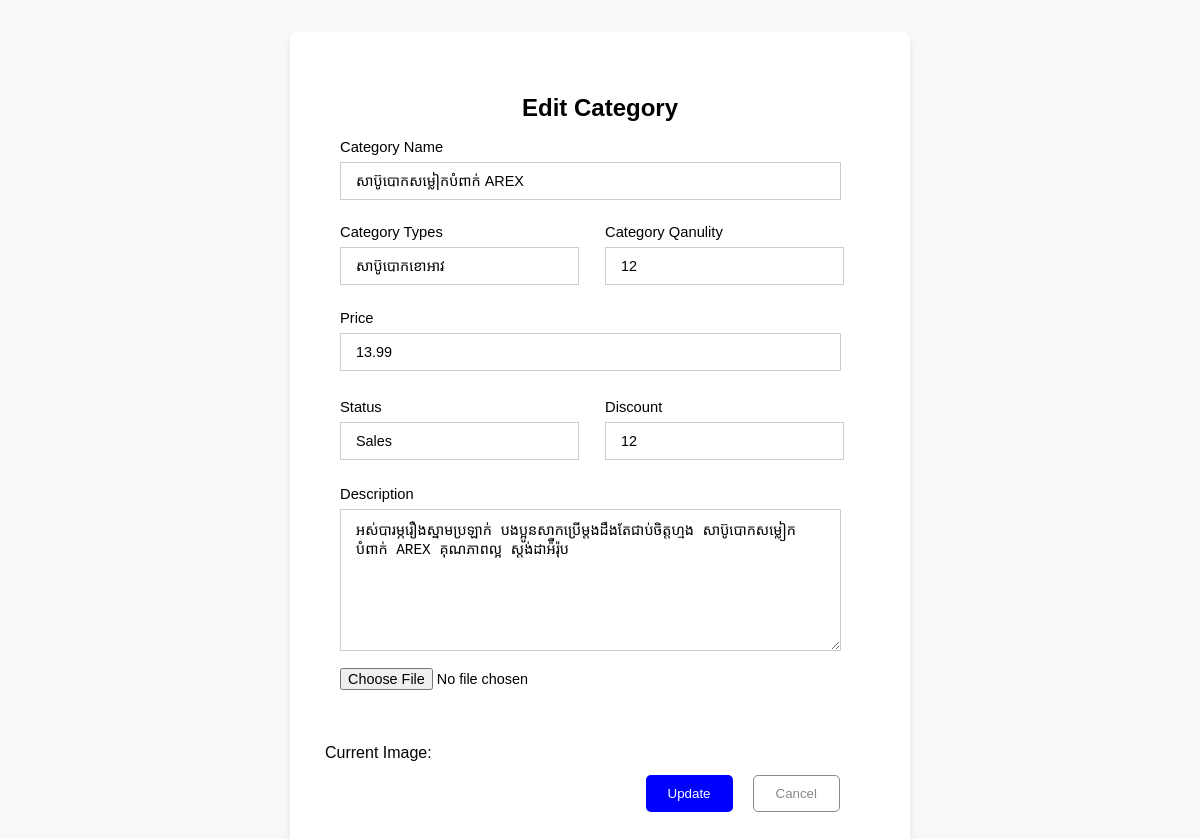
The page /edit_product.php?id=25 on the database its author committed.
### tables this page shows
CREATE TABLE `products` (
  `id` int(11) NOT NULL,
  `name` varchar(255) NOT NULL,
  `price` decimal(10,2) NOT NULL,
  `types` varchar(40) NOT NULL,
  `qaunlity` int(40) NOT NULL,
  `description` varchar(210) NOT NULL,
  `discount` int(20) NOT NULL,
  `status` varchar(255) DEFAULT NULL,
  `image` varchar(255) DEFAULT NULL,
  `created_at` timestamp NOT NULL DEFAULT current_timestamp()
);

### edit_product.php (the view, shortened to what this page needs)
<?php
    $conn = new mysqli("localhost", "root", "", "store_db");
    $id = isset($_GET['id']) ? intval($_GET['id']) : 0;
    $result = $conn->query("SELECT * FROM products WHERE id=$id");
    $products = $result->fetch_assoc();
?>
<!DOCTYPE html>
<html>
<head>
</head>
<body>
      <div class="container">
          <h2>Edit Category</h2>
          <form method="post" enctype="multipart/form-data">
               <div class="enter-data">
                    <div class="insertCate">
                        <p>Category Name</p>
                        <input type="text" name="name" value="<?php echo htmlspecialchars($products['name']); ?>" required>
                    </div>
                    <div class="headerCate">
                        <div class="insertCate">
                            <p>Category Types</p>
                            <input type="text" name="types" value="<?php echo htmlspecialchars($products['types']); ?>" required>
                        </div>
                        <div class="insertCate">
                            <p>Category Qanulity</p>
                            <input type="text" name="qaunlity" value="<?php echo htmlspecialchars($products['qaunlity']); ?>" required>
                        </div>
                    </div>
                    <div id="price" class="insertCate">
                        <p>Price</p>
                        <input type="number" name="price" value="<?php echo htmlspecialchars($products['price']); ?>" required>
                    </div>
                    <div id="headerCate" class="headerCate">
                        <div class="insertCate">
                            <p>Status</p>
                            <input type="text" name="status" value="<?php echo htmlspecialchars($products['status']); ?>" required>
                        </div>
                        <div class="insertCate">
                            <p>Discount</p>
                            <input type="number" name="discount" value="<?php echo htmlspecialchars($products['discount']); ?>" required>
                        </div>
                    </div>
                    <div id="description" class="insertCate">
                        <p>Description</p>
                        <textarea name="description"><?php echo htmlspecialchars($products['description']); ?></textarea>
                    </div>
                    <div class="insert_img">
                        <input type="file" name="image"><br><br>
                        <p>Current Image:</p>
                        <img id="preview" src="uploads/<?php echo htmlspecialchars($products['image']); ?>" width="100"><br><br>
                    </div>
                </div>
                <div class="btn">
                    <button type="submit" name="update">Update</button>
                    <button type="button"><a href="stock-products.php">Cancel</a></button>
                </div>
          </form>
        </div>
</body>
</html>

### edit_product.php (style rules this page uses)
body { font-family: Arial, sans-serif; padding: 20px; background: #f9f9f9; }
form { position: absolute; transform: translate(-50%,-50%); top: 50%; left: 50%; background: #fff; padding: 20px; border-radius: 8px; width: 580px; height: 780px; box-shadow: 0 5px 8px 0 rgba(0,0,0,0.1); }
.enter-data { position: absolute; top: 90px; left: 30px; }
.enter-data input,textarea { width: 450px; padding: 10px 15px; margin: 10px; margin-left: 0; font-size: 0.9rem; }
.enter-data textarea { height: 120px; }
.insertCate { width: 510px; padding: auto; background: none; margin: 20px; position: relative; }
.insertCate p { position: absolute; top: -17px; font-size: 0.92rem; font-weight: 300; left: 0; }
.insertCate input, textarea { width: 92%; position: relative; top: 10px; outline: none; border: 1px solid #ccc }
button { background: #0000ff; color: #fff; border: none; cursor: pointer; border-radius: 5px; padding: 10px 22px; }
button:nth-child(2) { background: none; border: 1px solid #888; }
button:nth-child(2) a { color: #888; text-decoration: none; }
.btn { position: absolute; display: flex; bottom: 30px; right: 60px; }
.btn button { margin: 10px; }
h2 { text-align: center; font-size: 1.5rem; position: absolute; z-index: 100; transform: translate(-50%,-50%); top: 10%; left: 50%; }
.insert_img { position: relative; bottom: 72px; right: -5px; }
.headerCate { display: flex; position: relative; bottom: 13px; }
#headerCate { position: relative; bottom: 34px; }
#price { position: relative; bottom: 25px; }
#description { position: relative; bottom: 45px; }
.headerCate > .insertCate { width: 225px; }

### rows shown on the page
products: name "សាប៊ូបោកសម្លៀកបំពាក់ AREX", types "សាប៊ូបោកខោអាវ", qaunlity "12", price "13.99", status "Sales", discount "12", description "អស់បារម្ភរឿងស្នាមប្រឡាក់ បងប្អូនសាកប្រើម្ដងដឹងតែជាប់ចិត្តហ្មង សាប៊ូបោកសម្លៀកបំពាក់ AREX គុណភាពល្អ ស្តង់ដាអ៉ឺរ៉ុប"
